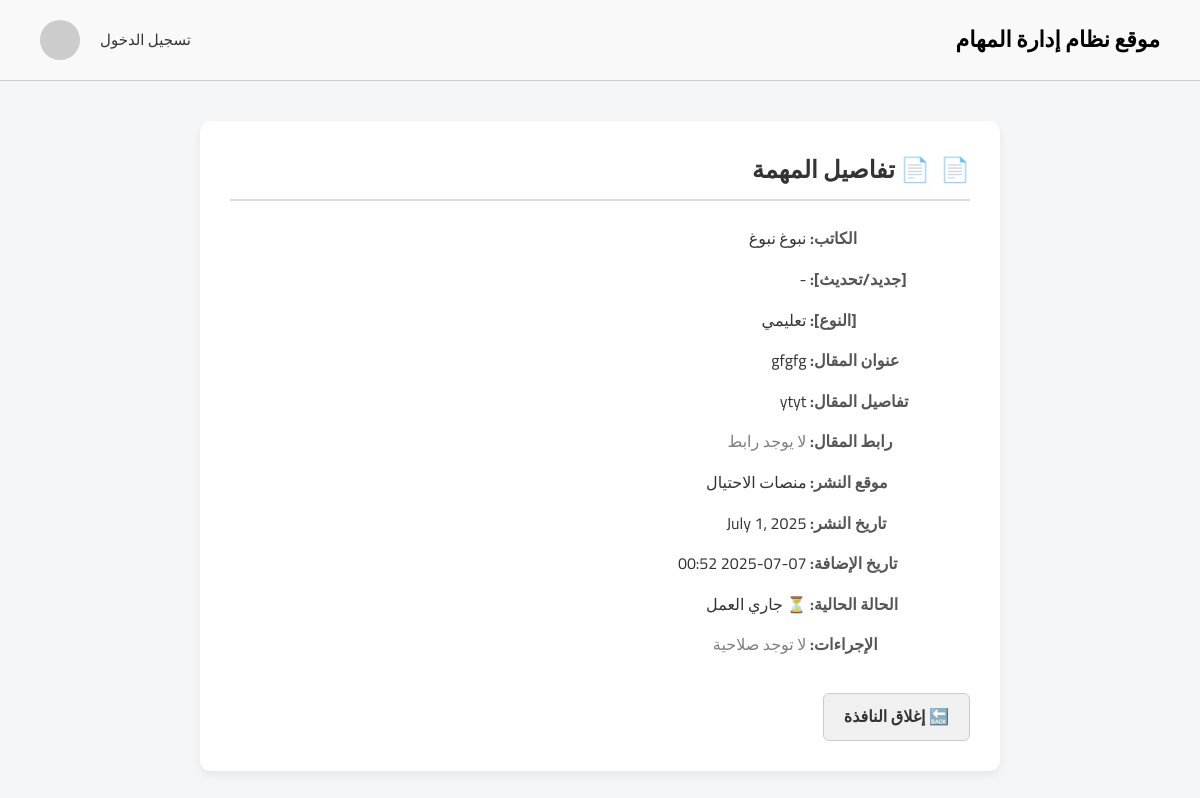
The page /tasks/task/182/details/ on the database its author committed.
### tasks/models.py (models this page shows, shortened)
class Task(models.Model):
    writer = models.ForeignKey(settings.AUTH_USER_MODEL, on_delete=models.CASCADE, verbose_name="الكاتب")
    article_title = models.CharField(max_length=255, verbose_name="المقال")
    article_details = models.TextField(verbose_name="تفاصيل المقال")
    article_link = models.URLField(max_length=500, verbose_name="رابط المقال", blank=True, null=True)
    publish_site = models.ForeignKey(Site, on_delete=models.CASCADE, verbose_name="موقع النشر")
    publish_date = models.DateField(verbose_name="تاريخ النشر")
    created_at = models.DateTimeField(auto_now_add=True, verbose_name="تاريخ الإضافة")
    article_type_W_R_A_B = models.ForeignKey(Article_type_W_R_A_B, on_delete=models.CASCADE, verbose_name=" نوع المقال( تحذير / تقييم/تعليمي/افضل شركات)",null=True, blank=True)
    status = models.CharField(max_length=20,choices=STATUS_CHOICES,default='in_progress',verbose_name='حالة المهمة')

### accounts/models.py (models this page shows)
class Users(AbstractUser):
    ROLE_CHOICES = (
        ('manager', 'Manager'),
        ('employee', 'Employee'),
    )
    role = models.CharField(max_length=10, choices=ROLE_CHOICES, default='employee')
    job_title = models.CharField(max_length=100, blank=True, null=True)

### categories/models.py (models this page shows)
class Article_type_W_R_A_B(models.Model):
    type = models.CharField(max_length=100, verbose_name="(تحذير / تقييم/تعليمي/افضل شركات)نوع المقال")
    number_of_article = models.PositiveIntegerField(verbose_name="عدد المقالات المسموح بها")
    def __str__(self):
        return self.type

class Site(models.Model):
    name = models.CharField(max_length=100, verbose_name="اسم الموقع")
    start_date = models.DateField(null=True, blank=True, verbose_name="تاريخ البدء")
    number_of_days = models.PositiveIntegerField(verbose_name="عدد ايام الفارق")
    site_link = models.URLField(max_length=200, verbose_name="رابط الموقع")
    def __str__(self):
        return self.name

### tasks/views.py (the view)
# urls.py: path('task/<int:task_id>/details/', views.task_details, name='task_details'),
def task_details(request, task_id):
    task = get_object_or_404(Task, id=task_id)
    return render(request, 'tasks/task_details.html', {'task': task})

### templates/tasks/task_details.html (shortened to what this page needs)
{% extends 'base.html' %}
{% load static %}
{% block extra_css %}
  <link rel="stylesheet" href="{% static 'css/task_details.css' %}">
{% endblock %}
{% block content %}
<div class="task-details-container">
  <h2>📄 تفاصيل المهمة</h2>
  <p><strong>الكاتب:</strong> {{ task.writer.get_full_name|default:task.writer.username }}</p>
  <p><strong>[جديد/تحديث]:</strong> {{ task.article_type_U_N|default:"-" }}</p>
  <p><strong>[النوع]:</strong> {{ task.article_type_W_R_A_B|default:"-" }}</p>
  <p><strong>عنوان المقال:</strong> {{ task.article_title }}</p>
  <p><strong>تفاصيل المقال:</strong> {{ task.article_details }}</p>
  <p><strong>رابط المقال:</strong>
    {% if task.article_link %}
      <a href="{{ task.article_link }}" target="_blank">اضغط هنا</a>
    {% else %}
      <span style="color: gray;">لا يوجد رابط</span>
    {% endif %}
  </p>
  <p><strong>موقع النشر:</strong> {{ task.publish_site|default:"-" }}</p>
  <p><strong>تاريخ النشر:</strong> {{ task.publish_date|default:"-" }}</p>
  <p><strong>تاريخ الإضافة:</strong> {{ task.created_at|date:"Y-m-d H:i" }}</p>
  <p><strong>الحالة الحالية:</strong> {{ task.get_status_display }}</p>
  <p><strong>الإجراءات:</strong>
    {% if request.user.role == "manager" %}
      <a href="{% url 'edit_task' task.id %}">✏️ تعديل</a> |
      <a href="{% url 'delete_task' task.id %}" onclick="return confirm('هل أنت متأكد أنك تريد حذف هذه المهمة؟');">🗑️ حذف</a>
    {% else %}
      <span style="color: gray;">لا توجد صلاحية</span>
    {% endif %}
  </p>
  <a class="back-link" onclick="window.close();" style="display: inline-block; margin-top: 20px;">🔙 إغلاق النافذة</a>
</div>
{% endblock %}

### static/css/base.css (style rules this page uses)
* { box-sizing: border-box; margin: 0; padding: 0; direction: rtl; font-family: 'Cairo', sans-serif; }
body { background-color: #fff; color: #333; min-height: 100vh; font-family: 'Cairo', sans-serif; direction: rtl; }

### static/css/task_details.css (style rules this page uses)
* { margin: 0; padding: 0; box-sizing: border-box; }
body { font-family: 'Cairo', 'Arial', sans-serif; background-color: #f4f5f7; color: #333; line-height: 1.6; direction: rtl; }
.task-details-container { max-width: 800px; margin: 40px auto; padding: 30px; background-color: #fff; border-radius: 10px; box-shadow: 0 4px 8px rgba(0, 0, 0, 0.06); }
.task-details-container h2 { font-size: 24px; margin-bottom: 25px; color: #333; border-bottom: 2px solid #ddd; padding-bottom: 10px; display: flex; align-items: center; }
.task-details-container h2::before { content: "📄"; margin-left: 10px; font-size: 24px; color: #007bff; }
.task-details-container p { margin-bottom: 15px; font-size: 16px; text-align: right; }
.task-details-container p strong { display: inline-block; width: 160px; color: #555; text-align: left; }
a { color: #007bff; text-decoration: none; transition: color 0.3s ease; font-weight: 600; }
.back-link { display: inline-block; margin-top: 30px; padding: 10px 20px; background-color: #f0f0f0; border: 1px solid #ccc; border-radius: 6px; color: #333; cursor: pointer; font-weight: 600; transition: background 0.3s ease; }

### rows shown on the page
Task: writer.get_full_name "نبوغ نبوغ", article_title "gfgfg", article_details "ytyt", publish_site "منصات الاحتيال", publish_date "July 1, 2025", created_at "2025-07-07 00:52", status "⏳ جاري العمل"
Article_type_W_R_A_B: article_type_W_R_A_B "تعليمي"

### other values the page prints
{{ task.article_type_U_N|default:"-" }} "-"
